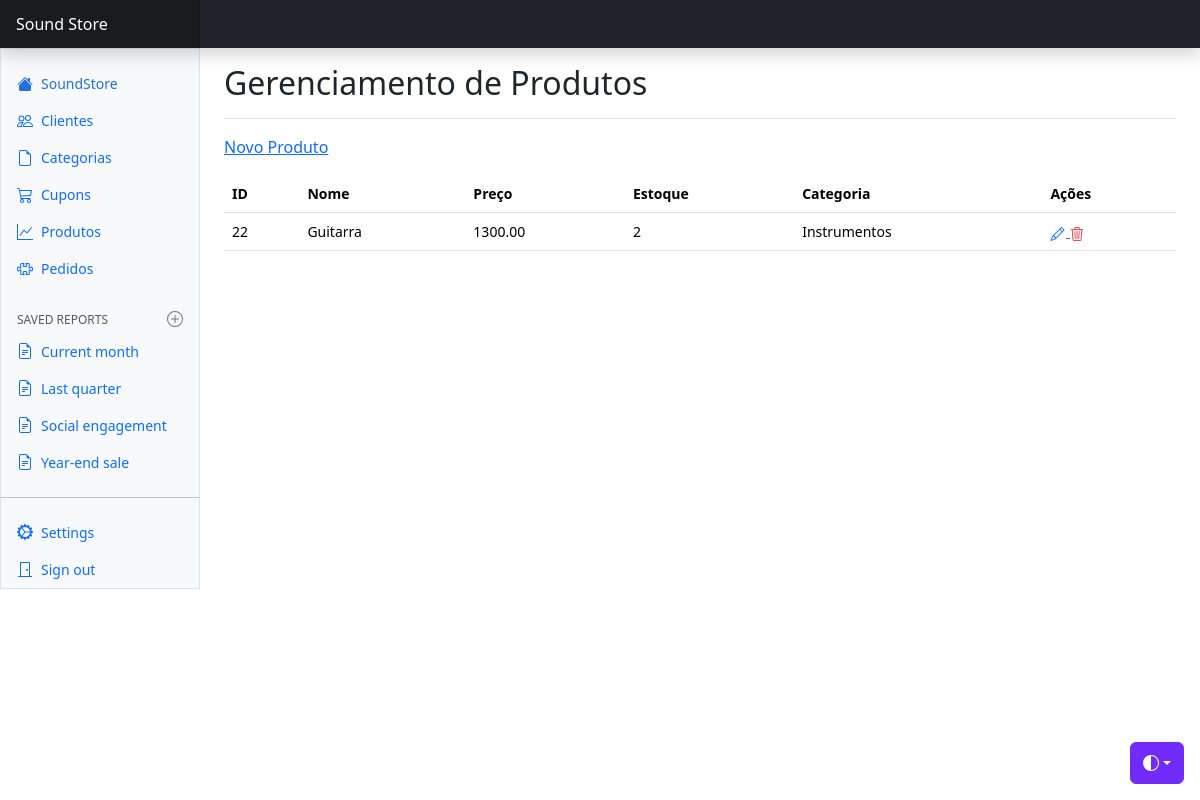
Screenshot of /views/produtos/index.php with the database file from the repository.
### tables this page shows
CREATE TABLE `produtos` (
  `id` int(11) NOT NULL,
  `id_categoria` int(11) DEFAULT NULL,
  `nome` varchar(100) DEFAULT NULL,
  `preco` decimal(10,2) DEFAULT NULL,
  `estoque` int(11) DEFAULT NULL
);

CREATE TABLE `categorias` (
  `id_categoria` int(11) NOT NULL,
  `nome` varchar(50) DEFAULT NULL
);

### config/BD.php (called while the page is built)
<?php
    class BD {
        public static function getConexao() {
            $conn = new PDO(
                "mysql:host=localhost;dbname=soundstore_bd",
                "root",
                ""
            );
            return $conn;
        }
    }

### model/dao/ProdutosDAO.php (called while the page is built, shortened)
<?php
    class ProdutosDAO {
        public function read() {
            try {
                $query = BD::getConexao()->prepare("SELECT * FROM produtos");
                if(!$query->execute()) {
                    print_r($query->errorInfo());
                }
                $listaProdutos = array();
                foreach($query->fetchAll(PDO::FETCH_ASSOC) as $linha) {
                    $produtos = new Produtos();
                    $produtos->setId($linha['id']);
                    $produtos->setNome($linha['nome']);
                    $produtos->setPreco($linha['preco']);
                    $produtos->setEstoque($linha['estoque']);
                    $daoCategoria = new CategoriaDAO();
                    $categoria = $daoCategoria->find($linha['id_categoria']);
                    $produtos->setCategoria($categoria);
                    array_push($listaProdutos, $produtos);
                }
                return $listaProdutos;
            }
            catch(PDOException $e) {
                echo "Erro #2: " . $e->getMessage();
            }
        }
    }

### model/dao/CategoriaDAO.php (called while the page is built, shortened)
<?php
    class CategoriaDAO {
         public function find($id) {
            try {
                $query = BD::getConexao()->prepare(
                    "SELECT * FROM categorias WHERE id_categoria = :i"
                );
                $query->bindValue(':i', $id, PDO::PARAM_INT);
                if(!$query->execute()) {
                    print_r($query->errorInfo());
                }
                if($linha = $query->fetch(PDO::FETCH_ASSOC)) {
                    $categoria = new Categoria();
                    $categoria->setId($linha['id_categoria']);
                    $categoria->setNome($linha['nome']);
                }
                return $categoria;
            }
            catch(PDOException $e) {
                echo "Erro #3: " . $e->getMessage();
            }
        }
    }

### model/bean/Produtos.php (called while the page is built)
<?php
    class Produtos {
        private $id;
        private $nome;
        private $preco;
        private $estoque;
        private $categoria;
        public function getId() {
            return $this->id;
        }
        public function setId($id) {
            $this->id = $id;
        }
        public function getNome() {
            return $this->nome;
        }
        public function setNome($nome) {
            $this->nome = $nome;
        }
        public function getPreco() {
            return $this->preco;
        }
        public function setPreco($preco) {
            $this->preco = $preco;
        }
        public function getEstoque() {
            return $this->estoque;
        }
        public function setEstoque($estoque) {
            $this->estoque = $estoque;
        }
        public function getCategoria() {
            return $this->categoria;
        }
        public function setCategoria($categoria) {
            $this->categoria = $categoria;
        }
    }

### model/bean/Categoria.php (called while the page is built, shortened)
<?php
    class Categoria {
        private $nome;
        public function getNome() {
            return $this->nome;
        }
        public function setNome($nome) {
            $this->nome = $nome;
        }
    }

### views/produtos/index.php (the view, shortened to what this page needs)
<?php
    $dao = new ProdutosDAO();
?>
<!doctype html>
<html lang="en" data-bs-theme="auto">
  <head>
    <link href="../../css/bootstrap.min.css" rel="stylesheet" />
    <link rel="stylesheet" href="https://cdn.jsdelivr.net/npm/bootstrap-icons@1.13.1/font/bootstrap-icons.min.css">
    <link href="../../css/dashboard.css" rel="stylesheet" />
  </head>
  <body>
    <div
      class="dropdown position-fixed bottom-0 end-0 mb-3 me-3 bd-mode-toggle"
    >
      <button
        class="btn btn-bd-primary py-2 dropdown-toggle d-flex align-items-center"
        id="bd-theme"
        type="button"
        aria-expanded="false"
        data-bs-toggle="dropdown"
        aria-label="Toggle theme (auto)"
      >
        <svg class="bi my-1 theme-icon-active" aria-hidden="true">
          <use href="#circle-half"></use>
        </svg>
      </button>
    </div>
    <header
      class="navbar sticky-top bg-dark flex-md-nowrap p-0 shadow"
      data-bs-theme="dark"
    >
      <a
        class="navbar-brand col-md-3 col-lg-2 me-0 px-3 fs-6 text-white"
        href="../home"
        >Sound Store</a
      >
    </header>
    <div class="container-fluid">
      <div class="row">
        <div
          class="sidebar border border-right col-md-3 col-lg-2 p-0 bg-body-tertiary"
        >
          <div
            class="offcanvas-md offcanvas-end bg-body-tertiary"
            tabindex="-1"
            id="sidebarMenu"
            aria-labelledby="sidebarMenuLabel"
          >
            <?php include "../menu/navbar.php" ?>
          </div>
        </div>
        <main class="col-md-9 ms-sm-auto col-lg-10 px-md-4">
          <div
            class="d-flex justify-content-between flex-wrap flex-md-nowrap align-items-center pt-3 pb-2 mb-3 border-bottom"
          >
            <h1 class="h2">Gerenciamento de Produtos</h1>
          </div>
          <p>
            <a href="create.php">Novo Produto</a>
          </p>
          <div class="table-responsive small">
            <table class="table table-hover">
                <tr>
                    <th>ID</th>
                    <th>Nome</th>
                    <th>Preço</th>
                    <th>Estoque</th>
                    <th>Categoria</th>
                    <th>Ações</th>
                </tr>
                <?php foreach($dao->read() as $produtos) : ?>
                    <tr>
                        <td><?= $produtos->getId() ?></td>
                        <td><?= $produtos->getNome() ?></td>
                        <td><?= $produtos->getPreco() ?></td>
                        <td><?= $produtos->getEstoque() ?></td>
                        <td><?= $produtos->getCategoria()->getNome() ?></td>
                        <td>
                          <a title="Editar" href="edit.php?id=<?= $produtos->getId() ?>">
                            <i class="bi bi-pencil"></i>
                          </a>
                          <a title="Excluir" class="link-danger" href="destroy.php?id=<?= $produtos->getId() ?>">
                            <i class="bi bi-trash3"></i>
                          </a>
                        </td>
                    </tr>
                <?php endforeach ?>
            </table>
          </div>
        </main>
      </div>
    </div>
  </body>
</html>

### css/dashboard.css (style rules this page uses)
.bi { display: inline-block; width: 1rem; height: 1rem; }
.navbar-brand { padding-top: .75rem; padding-bottom: .75rem; background-color: rgba(0, 0, 0, .25); box-shadow: inset -1px 0 0 rgba(0, 0, 0, .25); }

### views/produtos/index.php (style rules this page uses)
.bi { vertical-align: -0.125em; fill: currentColor; }
.btn-bd-primary { --bd-violet-bg: #712cf9; --bd-violet-rgb: 112.520718, 44.062154, 249.437846; --bs-btn-font-weight: 600; --bs-btn-color: var(--bs-white); --bs-btn-bg: var(--bd-violet-bg); --bs-btn-border-color: var(--bd-violet-bg); --bs-btn-hover-color: var(--bs-white); --bs-btn-hover-bg: #6528e0; --bs-btn-hover-border-color: #6528e0; --bs-btn-focus-shadow-rgb: var(--bd-violet-rgb); --bs-btn-active-color: var(--bs-btn-hover-color); --bs-btn-active-bg: #5a23c8; --bs-btn-active-border-color: #5a23c8; }
.bd-mode-toggle { z-index: 1500; }
.bd-mode-toggle .bi { width: 1em; height: 1em; }

### rows the page displays
produtos: id "22", nome "Guitarra", preco "1300.00", estoque "2", id_categoria.nome "Instrumentos"
